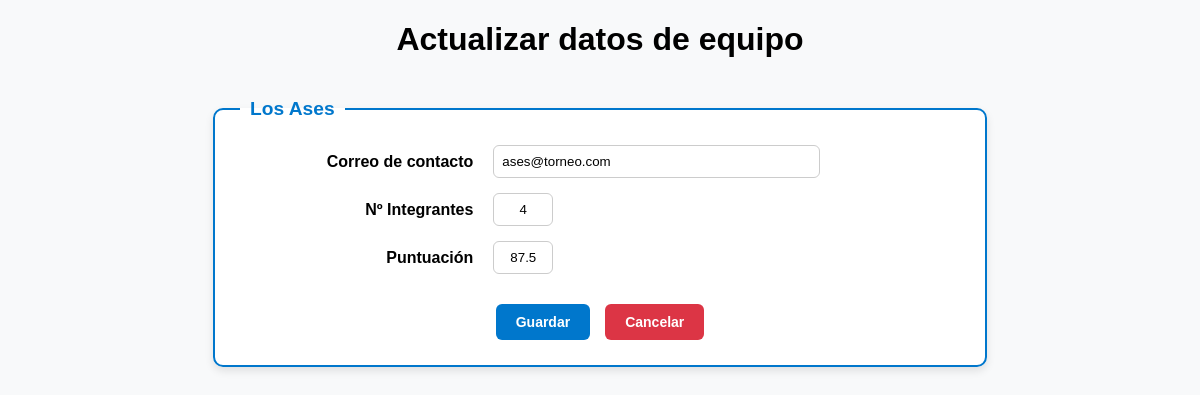
Page /ejercicio3/modificar_equipo.php?id=1 on the committed database.
### tables this page shows
CREATE TABLE equipos(
	id_equipo INT AUTO_INCREMENT PRIMARY KEY,
    nombre VARCHAR(20) NOT NULL,
    email VARCHAR(360) NOT NULL,
    num_integrantes DECIMAL(2,0) UNSIGNED,
    puntuacion DECIMAL(4,2) UNSIGNED
);

### ejercicio3/src/EquipoDAO.php (called while the page is built, shortened)
<?php
require_once "src/Equipo.php";
class EquipoDAO {
    public static function getEquipoPorId($id): Equipo|null {
        $db = Db::getConnection();
        $sql = "SELECT * FROM equipos WHERE id_equipo = :id";
        $params = [
            'id' => $id
        ];
        $resultado = $db->prepare($sql);
        $resultado->execute($params);
        $fila = $resultado->fetch(PDO::FETCH_ASSOC);
        if ($fila != false) {
            return Equipo::desdeArray($fila);
        } else {
            return null;
        }
    }
}

### ejercicio3/src/Equipo.php (called while the page is built, shortened)
<?php
class Equipo
{
    private string $nombre;
    private int $integrantes;
    private string $mail;
    private float $puntuacion;
    public function getNombre(): string
    {
        return $this->nombre;
    }
    public function getIntegrantes(): int
    {
        return $this->integrantes;
    }
    public function getMail(): string
    {
        return $this->mail;
    }
    public function getPuntuacion(): float
    {
        return $this->puntuacion;
    }
    function __construct(int $id, string $nombre, int $integrantes, string $mail, float $puntuacion)
    {
        $this->nombre = $nombre;
        $this->integrantes = $integrantes;
        $this->mail = $mail;
        $this->puntuacion = $puntuacion;
    }
    public static function desdeArray(array $fila):Equipo{
        return new Equipo(
            (int) $fila['id_equipo'],
            (string)  $fila['nombre'],
            (int) $fila['num_integrantes'],
            (string) $fila['email'],
            (float) $fila['puntuacion']
        );
    }
}

### ejercicio3/modificar_equipo.php (the view, shortened to what this page needs)
<?php
require_once "src/EquipoDAO.php";
require_once "src/Equipo.php";
if($_SERVER['REQUEST_METHOD'] =='GET') {
    $id = $_GET['id'] ?? null;
    $equipo = EquipoDAO::getEquipoPorId($id);
}
?>
<!DOCTYPE html>
<html lang="es">
<head>
    <link rel="stylesheet" href="../resources/css/modificar_equipo.css">
</head>
<body>
    <h1>Actualizar datos de equipo</h1>
    <fieldset>
        <legend><?php echo $equipo->getNombre()?></legend>
        <form method="post">
            <label for="email">Correo de contacto</label>
                <input type="text" name="email" value="<?php echo $equipo->getMail()?>">
            <label for="num_integrantes">Nº Integrantes</label>
                <input type="text" name="num_integrantes" class="input_pequeno" value="<?php echo $equipo->getIntegrantes()?>">
            <label for="puntuacion">Puntuación</label>
                <input type="text" name="puntuacion" class="input_pequeno" value="<?php echo $equipo->getPuntuacion()?>">
            <div class="form-buttons">
                <button type="submit" class="btn btn-primary">Guardar</button>
                <a href="listar_equipos.php" class="btn btn-cancel">Cancelar</a>
            </div>
        </form>
    </fieldset>
</body>

### resources/css/modificar_equipo.css (style rules this page uses)
body { font-family: Arial, sans-serif; background: #f8f9fa; margin: 0; padding: 0; }
h1 { text-align: center; }
fieldset { width: 60%; margin: 40px auto; padding: 25px; border: 2px solid #0077cc; border-radius: 10px; background: #ffffff; box-shadow: 0px 4px 8px rgba(0, 0, 0, 0.1); }
legend { font-weight: bold; font-size: 1.2em; color: #0077cc; padding: 0 10px; }
form { display: grid; grid-template-columns: 1fr 2fr; gap: 15px 20px; align-items: center; }
label { font-weight: bold; text-align: right; }
input { padding: 8px; border: 1px solid #ccc; border-radius: 6px; width: 70%; box-sizing: border-box; }
.input_pequeno { width: 60px; text-align: center; }
.btn { font-family: Arial, sans-serif; font-size: 14px; font-weight: bold; padding: 10px 20px; border-radius: 6px; text-decoration: none; cursor: pointer; display: inline-block; text-align: center; }
.btn-primary { background-color: #0077cc; color: white; border: none; }
.btn-cancel { background-color: #dc3545; color: white; border: none; }
.form-buttons { grid-column: span 2; display: flex; justify-content: center; gap: 15px; margin-top: 15px; }

### rows in the picture
equipos: nombre "Los Ases", email "ases@torneo.com", num_integrantes "4", puntuacion "87.5"
